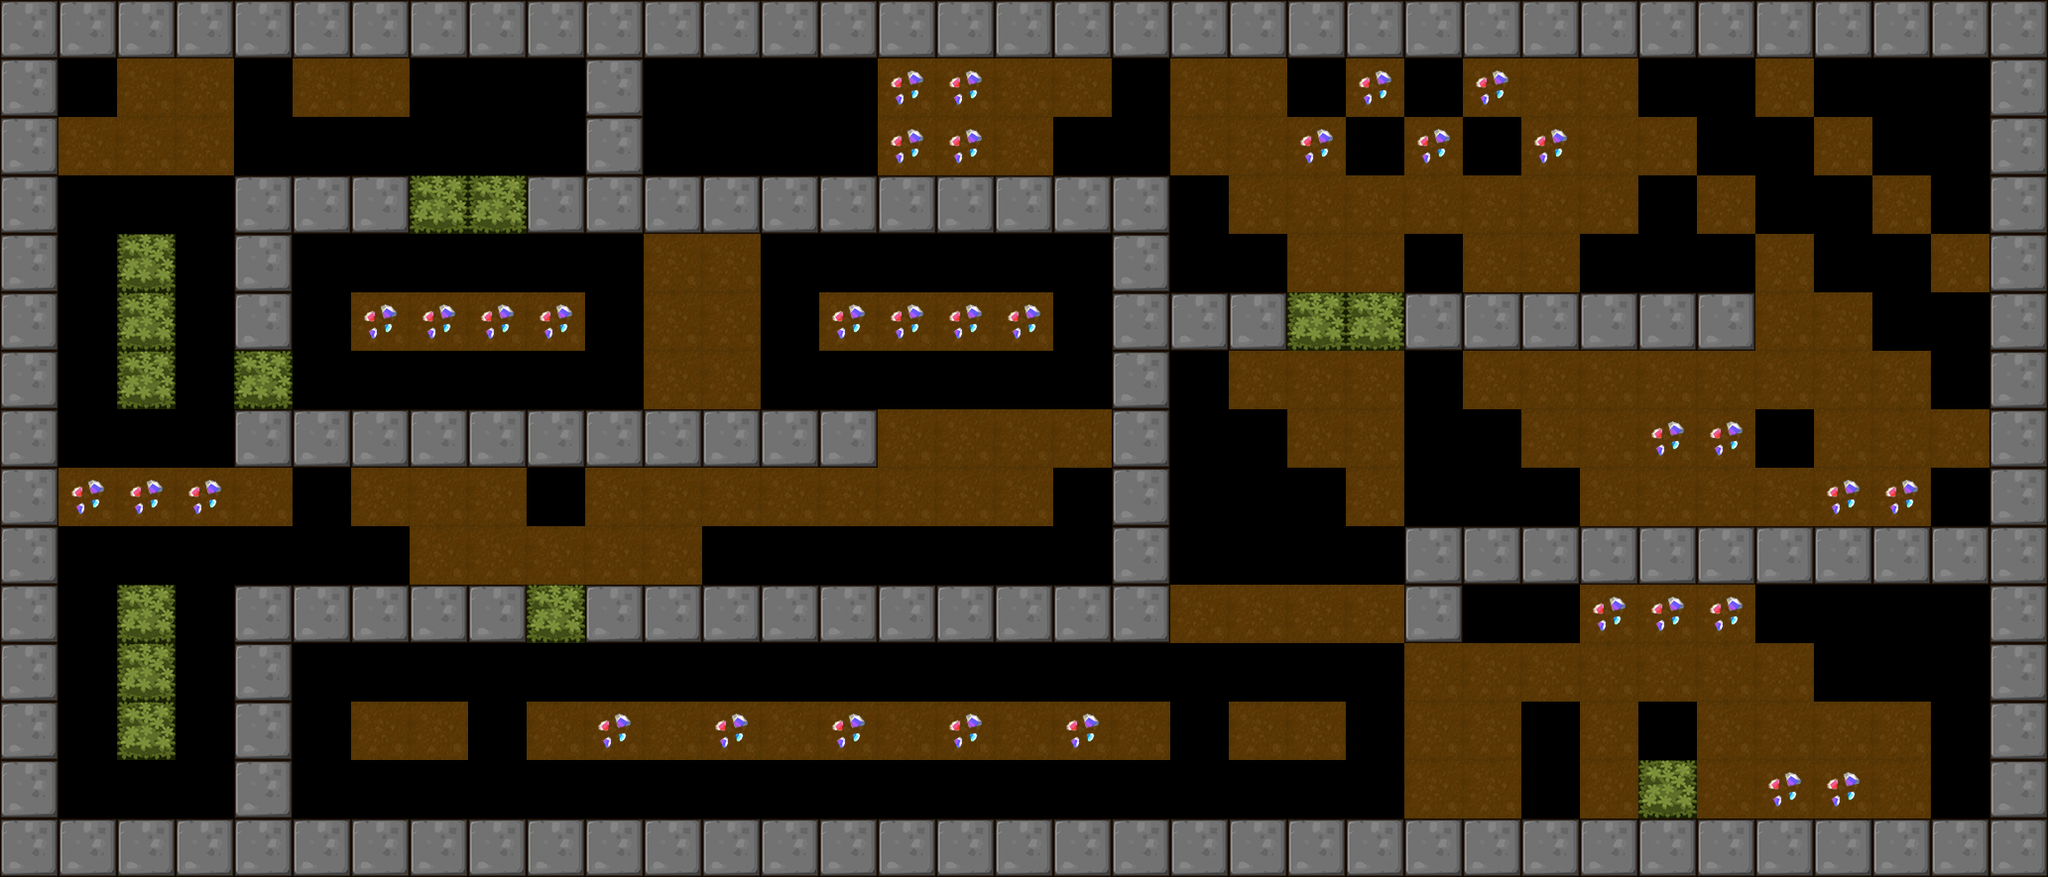

The image is a tile-based game level rendered from a .tmx file. Its description and source (layers, tilesets, objects; grid data summarised) follow:
An orthogonal 35x15 tile map with 59x59 px tiles, 1 tile layer (BackGround) and 12 objects (7x Shipper, 4x Hammer, Player).

<map version="1.0" orientation="orthogonal" renderorder="right-down" width="35" height="15" tilewidth="59" tileheight="59">
 <tileset firstgid="1" name="itemmap" tilewidth="59" tileheight="59">
  <image source="tileset2.png" trans="ff00ff" width="354" height="354" />
 </tileset>
 <layer name="BackGround" width="35" height="15">
  <data>[525 cells, 419 non-empty, 12 distinct tile ids]</data>
 </layer>
 <objectgroup name="RobotCharacter">
  <object name="Player" type="Player" x="62.4457" y="63.9881" width="40" height="40" />
 </objectgroup>
 <objectgroup name="EnemyCharacter">
  <object name="Shipper" type="Shipper" x="1128.44" y="776.421" width="40" height="40" />
  <object name="Shipper" type="Shipper" x="70.3035" y="541.146" width="40" height="40" />
  <object name="Hammer" type="Hammer" x="302.855" y="241.518" width="40" height="40" />
  <object name="Shipper" type="Shipper" x="1663.57" y="64.0616" width="40" height="40" />
  <object name="Hammer" type="Hammer" x="780.626" y="243.347" width="40" height="40" />
  <object name="Hammer" type="Hammer" x="384.223" y="775.18" width="40" height="40" />
  <object name="Hammer" type="Hammer" x="1360.3" y="656.134" width="40" height="40" />
  <object name="Shipper" type="Shipper" x="189.483" y="421.559" width="40" height="40" />
  <object name="Shipper" type="Shipper" x="701.688" y="779.338" width="40" height="40" />
  <object name="Shipper" type="Shipper" x="886.077" y="658.395" width="40" height="40" />
  <object name="Shipper" type="Shipper" x="719.863" y="655.244" width="40" height="40" />
 </objectgroup>
</map>
